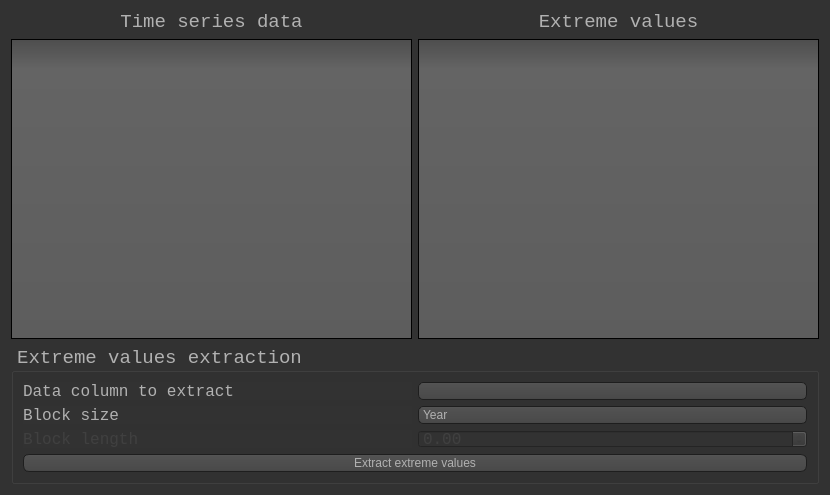
<?xml version="1.0" encoding="UTF-8"?>
<ui version="4.0">
 <class>Dialog</class>
 <widget class="QDialog" name="Dialog">
  <property name="geometry">
   <rect>
    <x>0</x>
    <y>0</y>
    <width>830</width>
    <height>492</height>
   </rect>
  </property>
  <property name="windowTitle">
   <string>Block Maxima Extractor</string>
  </property>
  <property name="windowIcon">
   <iconset resource="res.qrc">
    <normaloff>:/images/lambda.png</normaloff>:/images/lambda.png</iconset>
  </property>
  <property name="styleSheet">
   <string notr="true">QToolTip
{
     border: 1px solid black;
     background-color: #ffa02f;
     padding: 0px;
     border-radius: 3px;
     opacity: 100;
}

QWidget
{
    color: #b1b1b1;
    background-color: #323232;
}

QWidget:item:hover
{
    background-color: QLinearGradient( x1: 0, y1: 0, x2: 0, y2: 1, stop: 0 #ffa02f, stop: 1 #ca0619);
    color: #000000;
}

QWidget:item:selected
{
    background-color: QLinearGradient( x1: 0, y1: 0, x2: 0, y2: 1, stop: 0 #ffa02f, stop: 1 #d7801a);
}

QMenuBar::item
{
    background: transparent;
}

QMenuBar::item:selected
{
    background: transparent;
    border: 1px solid #ffaa00;
}

QMenuBar::item:pressed
{
    background: #444;
    border: 1px solid #000;
    background-color: QLinearGradient(
        x1:0, y1:0,
        x2:0, y2:1,
        stop:1 #212121,
        stop:0.4 #343434/*,
        stop:0.2 #343434,
        stop:0.1 #ffaa00*/
    );
    margin-bottom:-1px;
    padding-bottom:1px;
}

QMenu
{
    border: 1px solid #000;
}

QMenu::item
{
    padding: 2px 20px 2px 20px;
}

QMenu::item:selected
{
    color: #000000;
}

QWidget:disabled
{
    color: #404040;
    background-color: #323232;
}

QAbstractItemView
{
    background-color: QLinearGradient( x1: 0, y1: 0, x2: 0, y2: 1, stop: 0 #4d4d4d, stop: 0.1 #646464, stop: 1 #5d5d5d);
}

QWidget:focus
{
    /*border: 2px solid QLinearGradient( x1: 0, y1: 0, x2: 0, y2: 1, stop: 0 #ffa02f, stop: 1 #d7801a);*/
}

QLineEdit
{
    background-color: QLinearGradient( x1: 0, y1: 0, x2: 0, y2: 1, stop: 0 #4d4d4d, stop: 0 #646464, stop: 1 #5d5d5d);
    padding: 1px;
    border-style: solid;
    border: 1px solid #1e1e1e;
    border-radius: 5;
	font: 12pt &quot;Lucida Console&quot;;
}

QPushButton
{
    color: #b1b1b1;
    background-color: QLinearGradient( x1: 0, y1: 0, x2: 0, y2: 1, stop: 0 #565656, stop: 0.1 #525252, stop: 0.5 #4e4e4e, stop: 0.9 #4a4a4a, stop: 1 #464646);
    border-width: 1px;
    border-color: #1e1e1e;
    border-style: solid;
    border-radius: 6;
    padding: 3px;
    font-size: 12px;
	font: 12pt &quot;Lucida Console&quot;;
    padding-left: 5px;
    padding-right: 5px;
}

QPushButton:pressed
{
    background-color: QLinearGradient( x1: 0, y1: 0, x2: 0, y2: 1, stop: 0 #2d2d2d, stop: 0.1 #2b2b2b, stop: 0.5 #292929, stop: 0.9 #282828, stop: 1 #252525);
}

QComboBox
{
    selection-background-color: #ffaa00;
    background-color: QLinearGradient( x1: 0, y1: 0, x2: 0, y2: 1, stop: 0 #565656, stop: 0.1 #525252, stop: 0.5 #4e4e4e, stop: 0.9 #4a4a4a, stop: 1 #464646);
    border-style: solid;
    border: 1px solid #1e1e1e;
    border-radius: 5;
}

QComboBox:hover,QPushButton:hover
{
    border: 2px solid QLinearGradient( x1: 0, y1: 0, x2: 0, y2: 1, stop: 0 #ffa02f, stop: 1 #d7801a);
}


QComboBox:on
{
    padding-top: 3px;
    padding-left: 4px;
    background-color: QLinearGradient( x1: 0, y1: 0, x2: 0, y2: 1, stop: 0 #2d2d2d, stop: 0.1 #2b2b2b, stop: 0.5 #292929, stop: 0.9 #282828, stop: 1 #252525);
    selection-background-color: #ffaa00;
}

QComboBox QAbstractItemView
{
    border: 2px solid darkgray;
    selection-background-color: QLinearGradient( x1: 0, y1: 0, x2: 0, y2: 1, stop: 0 #ffa02f, stop: 1 #d7801a);
}

QComboBox::drop-down
{
     subcontrol-origin: padding;
     subcontrol-position: top right;
     width: 15px;

     border-left-width: 0px;
     border-left-color: darkgray;
     border-left-style: solid; /* just a single line */
     border-top-right-radius: 3px; /* same radius as the QComboBox */
     border-bottom-right-radius: 3px;
 }

QComboBox::down-arrow
{
     image: url(:/down_arrow.png);
}

QGroupBox:focus
{
border: 2px solid QLinearGradient( x1: 0, y1: 0, x2: 0, y2: 1, stop: 0 #ffa02f, stop: 1 #d7801a);
}

QTextEdit:focus
{
    border: 2px solid QLinearGradient( x1: 0, y1: 0, x2: 0, y2: 1, stop: 0 #ffa02f, stop: 1 #d7801a);
}

QScrollBar:horizontal {
     border: 1px solid #222222;
     background: QLinearGradient( x1: 0, y1: 0, x2: 0, y2: 1, stop: 0.0 #121212, stop: 0.2 #282828, stop: 1 #484848);
     height: 7px;
     margin: 0px 16px 0 16px;
}

QScrollBar::handle:horizontal
{
      background: QLinearGradient( x1: 0, y1: 0, x2: 1, y2: 0, stop: 0 #ffa02f, stop: 0.5 #d7801a, stop: 1 #ffa02f);
      min-height: 20px;
      border-radius: 2px;
}

QScrollBar::add-line:horizontal {
      border: 1px solid #1b1b19;
      border-radius: 2px;
      background: QLinearGradient( x1: 0, y1: 0, x2: 1, y2: 0, stop: 0 #ffa02f, stop: 1 #d7801a);
      width: 14px;
      subcontrol-position: right;
      subcontrol-origin: margin;
}

QScrollBar::sub-line:horizontal {
      border: 1px solid #1b1b19;
      border-radius: 2px;
      background: QLinearGradient( x1: 0, y1: 0, x2: 1, y2: 0, stop: 0 #ffa02f, stop: 1 #d7801a);
      width: 14px;
     subcontrol-position: left;
     subcontrol-origin: margin;
}

QScrollBar::right-arrow:horizontal, QScrollBar::left-arrow:horizontal
{
      border: 1px solid black;
      width: 1px;
      height: 1px;
      background: white;
}

QScrollBar::add-page:horizontal, QScrollBar::sub-page:horizontal
{
      background: none;
}

QScrollBar:vertical
{
      background: QLinearGradient( x1: 0, y1: 0, x2: 1, y2: 0, stop: 0.0 #121212, stop: 0.2 #282828, stop: 1 #484848);
      width: 7px;
      margin: 16px 0 16px 0;
      border: 1px solid #222222;
}

QScrollBar::handle:vertical
{
      background: QLinearGradient( x1: 0, y1: 0, x2: 0, y2: 1, stop: 0 #ffa02f, stop: 0.5 #d7801a, stop: 1 #ffa02f);
      min-height: 20px;
      border-radius: 2px;
}

QScrollBar::add-line:vertical
{
      border: 1px solid #1b1b19;
      border-radius: 2px;
      background: QLinearGradient( x1: 0, y1: 0, x2: 0, y2: 1, stop: 0 #ffa02f, stop: 1 #d7801a);
      height: 14px;
      subcontrol-position: bottom;
      subcontrol-origin: margin;
}

QScrollBar::sub-line:vertical
{
      border: 1px solid #1b1b19;
      border-radius: 2px;
      background: QLinearGradient( x1: 0, y1: 0, x2: 0, y2: 1, stop: 0 #d7801a, stop: 1 #ffa02f);
      height: 14px;
      subcontrol-position: top;
      subcontrol-origin: margin;
}

QScrollBar::up-arrow:vertical, QScrollBar::down-arrow:vertical
{
      border: 1px solid black;
      width: 1px;
      height: 1px;
      background: white;
}


QScrollBar::add-page:vertical, QScrollBar::sub-page:vertical
{
      background: none;
}

QTextEdit
{
    background-color: #242424;
}

QPlainTextEdit
{
    background-color: #242424;
}

QHeaderView::section
{
    background-color: QLinearGradient(x1:0, y1:0, x2:0, y2:1, stop:0 #616161, stop: 0.5 #505050, stop: 0.6 #434343, stop:1 #656565);
    color: white;
    padding-left: 4px;
    border: 1px solid #6c6c6c;
}

QCheckBox:disabled
{
color: #414141;
}

QDockWidget::title
{
    text-align: center;
    spacing: 3px; /* spacing between items in the tool bar */
    background-color: QLinearGradient(x1:0, y1:0, x2:0, y2:1, stop:0 #323232, stop: 0.5 #242424, stop:1 #323232);
}

QDockWidget::close-button, QDockWidget::float-button
{
    text-align: center;
    spacing: 1px; /* spacing between items in the tool bar */
    background-color: QLinearGradient(x1:0, y1:0, x2:0, y2:1, stop:0 #323232, stop: 0.5 #242424, stop:1 #323232);
}

QDockWidget::close-button:hover, QDockWidget::float-button:hover
{
    background: #242424;
}

QDockWidget::close-button:pressed, QDockWidget::float-button:pressed
{
    padding: 1px -1px -1px 1px;
}

QMainWindow::separator
{
    background-color: QLinearGradient(x1:0, y1:0, x2:0, y2:1, stop:0 #161616, stop: 0.5 #151515, stop: 0.6 #212121, stop:1 #343434);
    color: white;
    padding-left: 4px;
    border: 1px solid #4c4c4c;
    spacing: 3px; /* spacing between items in the tool bar */
}

QMainWindow::separator:hover
{

    background-color: QLinearGradient(x1:0, y1:0, x2:0, y2:1, stop:0 #d7801a, stop:0.5 #b56c17 stop:1 #ffa02f);
    color: white;
    padding-left: 4px;
    border: 1px solid #6c6c6c;
    spacing: 3px; /* spacing between items in the tool bar */
}

QToolBar::handle
{
     spacing: 3px; /* spacing between items in the tool bar */
     background: url(:/images/handle.png);
}

QMenu::separator
{
    height: 2px;
    background-color: QLinearGradient(x1:0, y1:0, x2:0, y2:1, stop:0 #161616, stop: 0.5 #151515, stop: 0.6 #212121, stop:1 #343434);
    color: white;
    padding-left: 4px;
    margin-left: 10px;
    margin-right: 5px;
}

QProgressBar
{
    border: 2px solid grey;
    border-radius: 5px;
    text-align: center;
}

QProgressBar::chunk
{
    background-color: #d7801a;
    width: 2.15px;
    margin: 0.5px;
}

QTabBar::tab {
    color: #b1b1b1;
    border: 1px solid #444;
    border-bottom-style: none;
    background-color: #323232;
    padding-left: 10px;
    padding-right: 10px;
    padding-top: 3px;
    padding-bottom: 2px;
    margin-right: -1px;
}

QTabWidget::pane {
    border: 1px solid #444;
    top: 1px;
}

QTabBar::tab:last
{
    margin-right: 0; /* the last selected tab has nothing to overlap with on the right */
    border-top-right-radius: 3px;
}

QTabBar::tab:first:!selected
{
 margin-left: 0px; /* the last selected tab has nothing to overlap with on the right */


    border-top-left-radius: 3px;
}

QTabBar::tab:!selected
{
    color: #b1b1b1;
    border-bottom-style: solid;
    margin-top: 3px;
    background-color: QLinearGradient(x1:0, y1:0, x2:0, y2:1, stop:1 #212121, stop:.4 #343434);
}

QTabBar::tab:selected
{
    border-top-left-radius: 3px;
    border-top-right-radius: 3px;
    margin-bottom: 0px;
}

QTabBar::tab:!selected:hover
{
    /*border-top: 2px solid #ffaa00;
    padding-bottom: 3px;*/
    border-top-left-radius: 3px;
    border-top-right-radius: 3px;
    background-color: QLinearGradient(x1:0, y1:0, x2:0, y2:1, stop:1 #212121, stop:0.4 #343434, stop:0.2 #343434, stop:0.1 #ffaa00);
}

QRadioButton::indicator:checked, QRadioButton::indicator:unchecked{
    color: #b1b1b1;
    background-color: #323232;
    border: 1px solid #b1b1b1;
    border-radius: 6px;
}

QRadioButton::indicator:checked
{
    background-color: qradialgradient(
        cx: 0.5, cy: 0.5,
        fx: 0.5, fy: 0.5,
        radius: 1.0,
        stop: 0.25 #ffaa00,
        stop: 0.3 #323232
    );
}

QCheckBox::indicator{
    color: #b1b1b1;
    background-color: #323232;
    border: 1px solid #b1b1b1;
    width: 9px;
    height: 9px;
}

QRadioButton::indicator
{
    border-radius: 6px;
}

QRadioButton::indicator:hover, QCheckBox::indicator:hover
{
    border: 1px solid #ffaa00;
}

QCheckBox::indicator:checked
{
    image:url(:/images/checkbox.png);
}

QCheckBox::indicator:disabled, QRadioButton::indicator:disabled
{
    border: 1px solid #444;
}</string>
  </property>
  <layout class="QVBoxLayout" name="verticalLayout_3">
   <item>
    <layout class="QHBoxLayout" name="horizontalLayout">
     <item>
      <layout class="QVBoxLayout" name="verticalLayout">
       <item>
        <widget class="QLabel" name="label_3">
         <property name="font">
          <font>
           <family>Lucida Console</family>
           <pointsize>14</pointsize>
          </font>
         </property>
         <property name="text">
          <string>Time series data</string>
         </property>
         <property name="alignment">
          <set>Qt::AlignCenter</set>
         </property>
        </widget>
       </item>
       <item>
        <widget class="QTableWidget" name="tableWidget">
         <property name="minimumSize">
          <size>
           <width>400</width>
           <height>300</height>
          </size>
         </property>
        </widget>
       </item>
      </layout>
     </item>
     <item>
      <layout class="QVBoxLayout" name="verticalLayout_2">
       <item>
        <widget class="QLabel" name="label_4">
         <property name="font">
          <font>
           <family>Lucida Console</family>
           <pointsize>14</pointsize>
          </font>
         </property>
         <property name="text">
          <string>Extreme values</string>
         </property>
         <property name="alignment">
          <set>Qt::AlignCenter</set>
         </property>
        </widget>
       </item>
       <item>
        <widget class="QTableWidget" name="tableWidget_2">
         <property name="minimumSize">
          <size>
           <width>400</width>
           <height>300</height>
          </size>
         </property>
        </widget>
       </item>
      </layout>
     </item>
    </layout>
   </item>
   <item>
    <widget class="QGroupBox" name="groupBox">
     <property name="minimumSize">
      <size>
       <width>325</width>
       <height>139</height>
      </size>
     </property>
     <property name="font">
      <font>
       <family>Lucida Console</family>
       <pointsize>14</pointsize>
      </font>
     </property>
     <property name="title">
      <string>Extreme values extraction</string>
     </property>
     <layout class="QGridLayout" name="gridLayout">
      <item row="0" column="0">
       <widget class="QLabel" name="label_5">
        <property name="font">
         <font>
          <family>Lucida Console</family>
          <pointsize>12</pointsize>
         </font>
        </property>
        <property name="text">
         <string>Data column to extract</string>
        </property>
       </widget>
      </item>
      <item row="0" column="1">
       <widget class="QComboBox" name="comboBox_2"/>
      </item>
      <item row="1" column="0">
       <widget class="QLabel" name="label">
        <property name="font">
         <font>
          <family>Lucida Console</family>
          <pointsize>12</pointsize>
         </font>
        </property>
        <property name="text">
         <string>Block size</string>
        </property>
       </widget>
      </item>
      <item row="1" column="1">
       <widget class="QComboBox" name="comboBox">
        <item>
         <property name="text">
          <string>Year</string>
         </property>
        </item>
       </widget>
      </item>
      <item row="2" column="0">
       <widget class="QLabel" name="label_2">
        <property name="enabled">
         <bool>false</bool>
        </property>
        <property name="font">
         <font>
          <family>Lucida Console</family>
          <pointsize>12</pointsize>
         </font>
        </property>
        <property name="text">
         <string>Block length</string>
        </property>
       </widget>
      </item>
      <item row="2" column="1">
       <widget class="QDoubleSpinBox" name="doubleSpinBox">
        <property name="enabled">
         <bool>false</bool>
        </property>
        <property name="font">
         <font>
          <family>Lucida Console</family>
          <pointsize>12</pointsize>
         </font>
        </property>
       </widget>
      </item>
      <item row="3" column="0" colspan="2">
       <widget class="QPushButton" name="pushButton">
        <property name="text">
         <string>Extract extreme values</string>
        </property>
       </widget>
      </item>
     </layout>
    </widget>
   </item>
  </layout>
 </widget>
 <resources>
  <include location="res.qrc"/>
 </resources>
 <connections/>
</ui>
